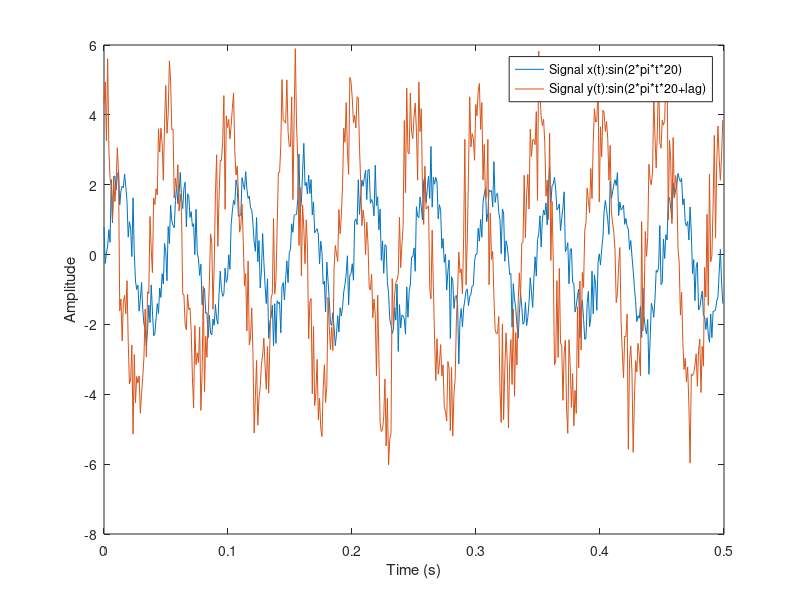
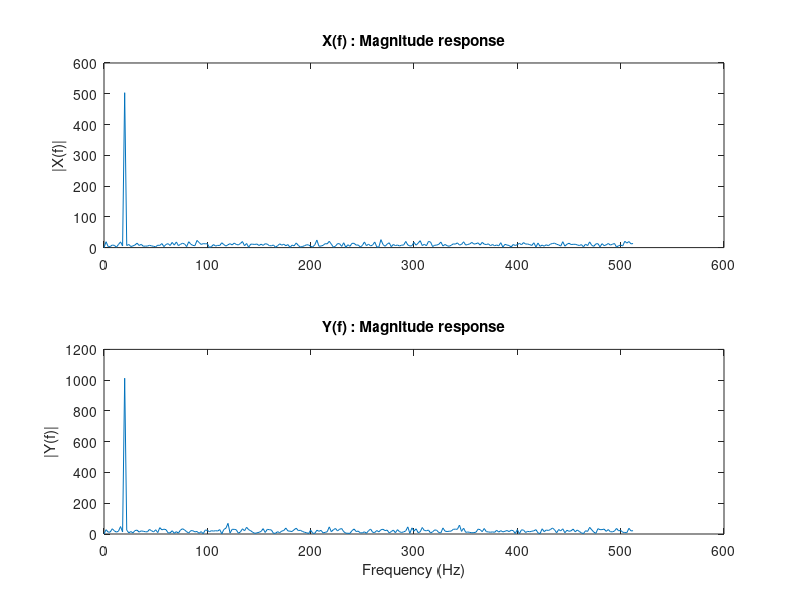
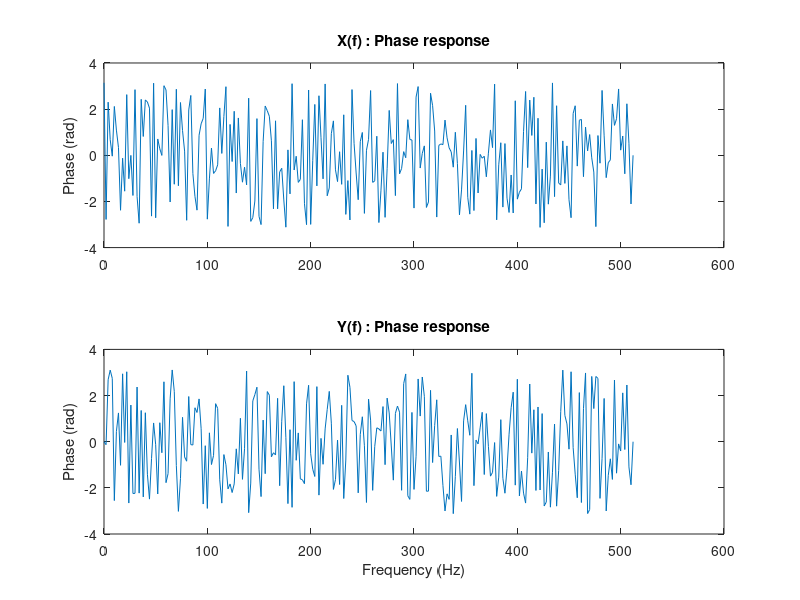

These figures' MATLAB source, in order:
close all, clc

% set the lag
lag = pi/2;
% amplitude for sinusodial 1
amp_x = 2;
% amplitude for sinusodial 2
amp_y = 4;
% Sampling frequency
Fs = 1024;
% Time vector of 0.5 second
t = 0:1/Fs:0.5*(Fs-1)/Fs;
% number of points
npts = length(t);
% Create a sine wave of 20 Hz.
x = amp_x * (sin(2*pi*t*20) + ...
0.25*randn(1,npts)) + 5;
% Create a sine wave of 20 Hz
% with a phase of pi/2.
y = amp_y * (sin(2*pi*t*20 + lag)...
+ 0.25*randn(1,npts));
% remove bias
x = x - mean(x);
y = y - mean(y);
% plot the signal
figure(1)
plot(t,x,t,y);
xlabel('Time (s)');
ylabel('Amplitude');
legend('Signal x(t):sin(2*pi*t*20)',...
'Signal y(t):sin(2*pi*t*20+lag)');
% take the FFT
X=fft(x);
Y=fft(y);
% Calculate the numberof unique points
NumUniquePts = ceil((npts+1)/2);
figure(2)
subplot(211);
f = (0:NumUniquePts-1)*Fs/npts;
plot(f,abs(X(1:NumUniquePts)));
title('X(f) : Magnitude response');
ylabel('|X(f)|')
subplot(212)
plot(f,abs(Y(1:NumUniquePts)));
title('Y(f) : Magnitude response')
xlabel('Frequency (Hz)');
ylabel('|Y(f)|')
figure(3)
subplot(211)
plot(f,angle(X(1:NumUniquePts)));
title('X(f) : Phase response');
ylabel('Phase (rad)');
subplot(212)
plot(f,angle(Y(1:NumUniquePts)));
title('Y(f) : Phase response');
xlabel('Frequency (Hz)');
ylabel('Phase (rad)');
% Determine the max value and max point.
% This is where the sinusoidal
% is located. See Figure 2.
[mag_x idx_x] = max(abs(X));
[mag_y idx_y] = max(abs(Y));
% determine the phase difference
% at the maximum point.
px = angle(X(idx_x));
py = angle(Y(idx_y));
phase_lag = py - px
% determine the amplitude scaling
amplitude_ratio = mag_y/mag_x